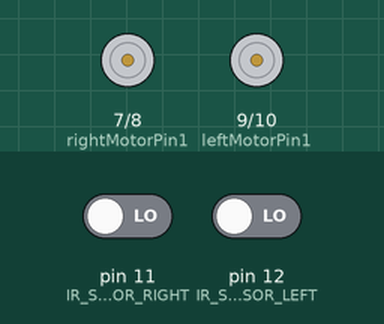
The sketch below on a simulated Arduino Uno, built with avr-gcc and run on an emulated ATmega328P. Parts: motor-driver pin pairs drawn as motors (green arrow = first pin HIGH = forward, orange = second pin HIGH = backward, longer = more drive). Inputs (shaded band) come from the test bench; at power-on: pin 11 (IR_SENSOR_RIGHT) LOW, pin 12 (IR_SENSOR_LEFT) LOW.

Above: at 1.2 s.
1.3 s: pin 11 (IR_SENSOR_RIGHT) driven HIGH
At 1.6 s:
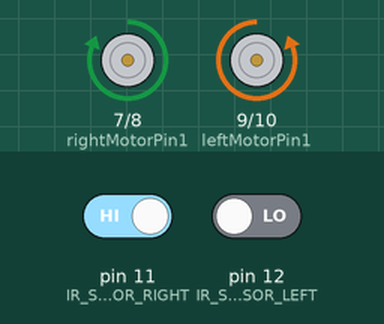
2.8 s: pin 12 (IR_SENSOR_LEFT) driven HIGH
At 3.9 s:
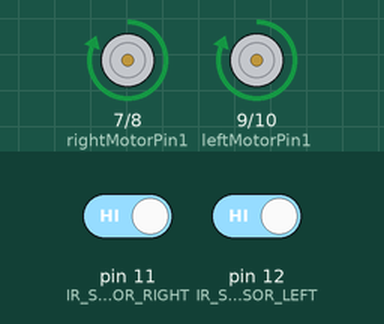
4.3 s: pin 11 (IR_SENSOR_RIGHT) driven LOW
At 5.1 s:
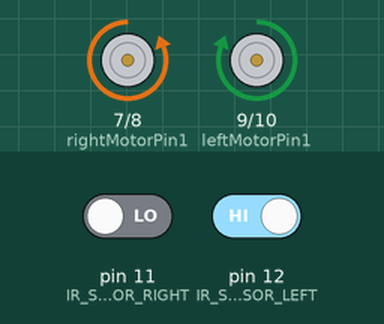
5.8 s: pin 12 (IR_SENSOR_LEFT) driven LOW
At 6.2 s:
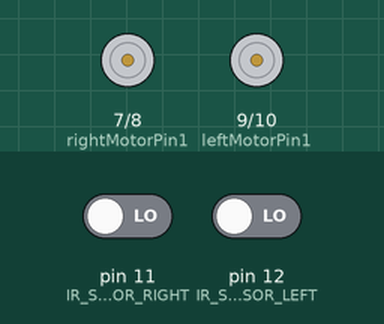
Timing chart, 0 to 8.3 s (numbered marks = the images above; inputs shaded):
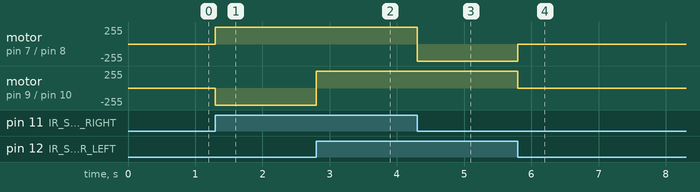

Measured:
- after the input at 1.3 s, motor on pin 7 (rightMotorPin1) / pin 8 (rightMotorPin2): stopped → forward 255/255 at once; motor on pin 9 (leftMotorPin1) / pin 10 (leftMotorPin2): stopped → backward 255/255 at once
- after the input at 2.8 s, motor on pin 9 (leftMotorPin1) / pin 10 (leftMotorPin2): backward 255/255 → forward 255/255 at once
- after the input at 4.3 s, motor on pin 7 (rightMotorPin1) / pin 8 (rightMotorPin2): forward 255/255 → backward 255/255 at once
- after the input at 5.8 s, motor on pin 7 (rightMotorPin1) / pin 8 (rightMotorPin2): backward 255/255 → stopped at once; motor on pin 9 (leftMotorPin1) / pin 10 (leftMotorPin2): forward 255/255 → stopped at once

The sketch:

Line_Follower.ino
```cpp
#define IR_SENSOR_RIGHT 11
#define IR_SENSOR_LEFT 12
#define MOTOR_SPEED 180

//Right motor
// int enableRightMotor=6;
int rightMotorPin1=7;
int rightMotorPin2=8;

//Left motor
// int enableLeftMotor=5;
int leftMotorPin1=9;
int leftMotorPin2=10;

void setup()
{
  // put your setup code here, to run once:
  // pinMode(enableRightMotor, OUTPUT);
  pinMode(rightMotorPin1, OUTPUT);
  pinMode(rightMotorPin2, OUTPUT);

  // pinMode(enableLeftMotor, OUTPUT);
  pinMode(leftMotorPin1, OUTPUT);
  pinMode(leftMotorPin2, OUTPUT);

  pinMode(IR_SENSOR_RIGHT, INPUT);
  pinMode(IR_SENSOR_LEFT, INPUT);
  rotateMotor(0,0);
}


void loop()
{

  int rightIRSensorValue = digitalRead(IR_SENSOR_RIGHT);
  int leftIRSensorValue = digitalRead(IR_SENSOR_LEFT);

  //If none of the sensors detects black line, then go straight
  if (rightIRSensorValue == HIGH && leftIRSensorValue == HIGH)
  {
    rotateMotor(MOTOR_SPEED, MOTOR_SPEED);
  }
  //If right sensor detects black line, then turn right
  else if (rightIRSensorValue == LOW && leftIRSensorValue == HIGH )
  {
      rotateMotor(-MOTOR_SPEED, MOTOR_SPEED);
  }
  //If left sensor detects black line, then turn left
  else if (rightIRSensorValue == HIGH && leftIRSensorValue == LOW )
  {
      rotateMotor(MOTOR_SPEED, -MOTOR_SPEED);
  }
  //If both the sensors detect black line, then stop
  else
  {
    rotateMotor(0, 0);
  }
}


void rotateMotor(int rightMotorSpeed, int leftMotorSpeed)
{
  /////////////////////////////////////////////////
  if (rightMotorSpeed < 0)  // back - right motor
  {
    digitalWrite(rightMotorPin1,LOW);
    digitalWrite(rightMotorPin2,HIGH);
  }
  else if (rightMotorSpeed > 0) // forward - right motor
  {
    digitalWrite(rightMotorPin1,HIGH);
    digitalWrite(rightMotorPin2,LOW);
  }
  else // stop - right motor
  {
    digitalWrite(rightMotorPin1,LOW);
    digitalWrite(rightMotorPin2,LOW);
  }
  /////////////////////////////////////////////////

  if (leftMotorSpeed < 0) // back left motor
  {
    digitalWrite(leftMotorPin1,LOW);
    digitalWrite(leftMotorPin2,HIGH);
  }
  else if (leftMotorSpeed > 0) // forward left motor
  {
    digitalWrite(leftMotorPin1,HIGH);
    digitalWrite(leftMotorPin2,LOW);
  }
  else // stop left motor
  {
    digitalWrite(leftMotorPin1,LOW);
    digitalWrite(leftMotorPin2,LOW);
  }
  /////////////////////////////////////////////////
  // analogWrite(enableRightMotor, abs(rightMotorSpeed));
  // analogWrite(enableLeftMotor, abs(leftMotorSpeed));
}
```
